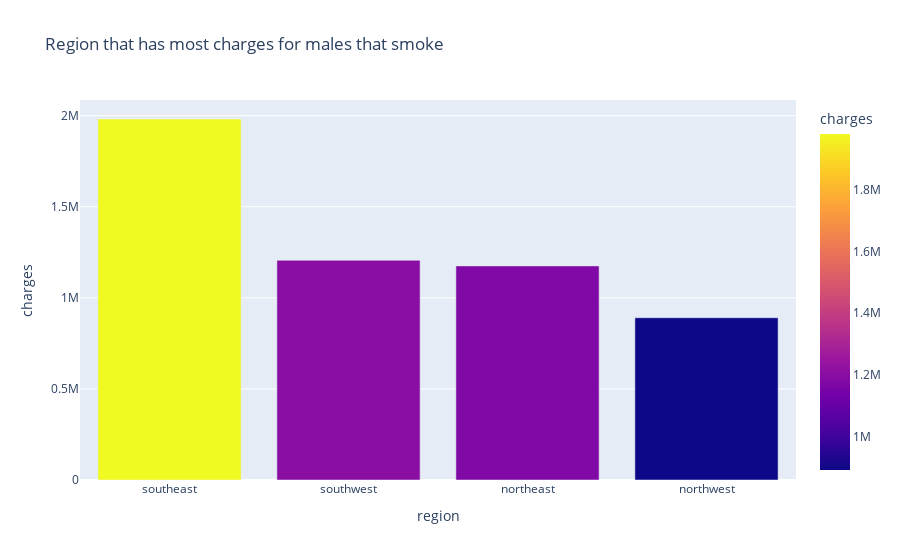

The notebook cell saved with this chart:
### Code cell
#What region has the most charges for males that do smokes
da = data.loc[(data['sex'] == 'male') & (data['smoker'] == 'yes')]
sel = da.groupby('region')[['charges']].sum().sort_values(ascending = False, by = 'charges')
px.bar(data_frame = sel, x = sel.index, y = 'charges', title = 'Region that has most charges for males that smoke', color = 'charges')

### Figure 1 — Plotly figure (JSON) as saved in the notebook; plotly's stock layout.template omitted (floating-point values rounded to 4 significant figures)
{"data": [{"alignmentgroup": "True", "hovertemplate": "region=%{x}<br>charges=%{marker.color}<extra></extra>", "legendgroup": "", "marker": {"color": [1982000.0, 1206000.0, 1175000.0, 890700.0], "coloraxis": "coloraxis", "pattern": {"shape": ""}}, "name": "", "offsetgroup": "", "orientation": "v", "showlegend": false, "textposition": "auto", "type": "bar", "x": ["southeast", "southwest", "northeast", "northwest"], "xaxis": "x", "y": [1982000.0, 1206000.0, 1175000.0, 890700.0], "yaxis": "y"}], "layout": {"barmode": "relative", "coloraxis": {"colorbar": {"title": {"text": "charges"}}, "colorscale": [[0, "#0d0887"], [0.1111, "#46039f"], [0.2222, "#7201a8"], [0.3333, "#9c179e"], [0.4444, "#bd3786"], [0.5556, "#d8576b"], [0.6667, "#ed7953"], [0.7778, "#fb9f3a"], [0.8889, "#fdca26"], [1, "#f0f921"]]}, "legend": {"tracegroupgap": 0}, "title": {"text": "Region that has most charges for males that smoke"}, "xaxis": {"anchor": "y", "domain": [0, 1], "title": {"text": "region"}}, "yaxis": {"anchor": "x", "domain": [0, 1], "title": {"text": "charges"}}}}
